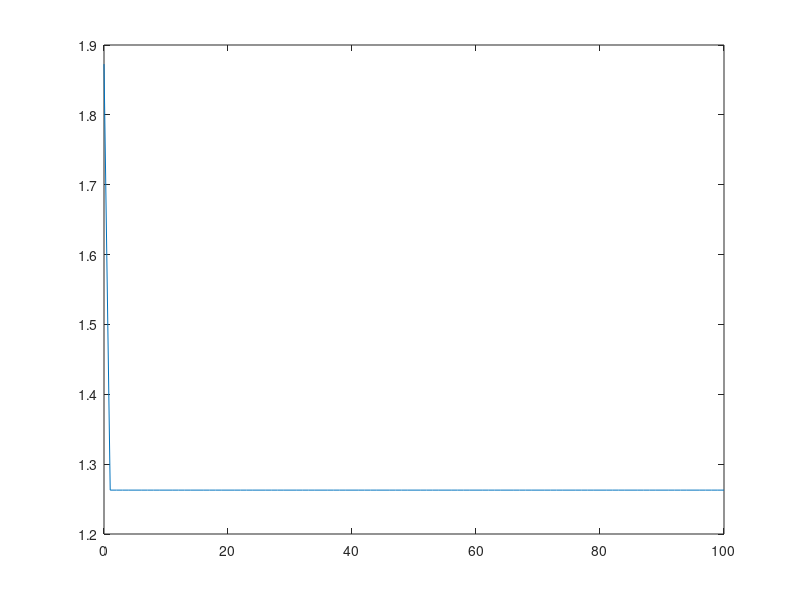

Write MATLAB code to recreate this figure.
clc;
clear;

x = load('./hw2x.dat');
y = load('./hw2y.dat');
x = [x ones(length(x), 1)];


Xtrain = x(1:floor(0.9 * length(x)), :);
Ytrain = y(1:floor(0.9 * length(y)));

Xtest = x(floor(0.9 * length(x))+1:end, :);
Ytest = y(floor(0.9 * length(y))+1:end);


for lambda = 0:1:100
    w = LinearRegression(Xtrain, Ytrain, lambda);
    predictedTest = Xtest*w;
    predictedTrain = Xtrain*w;
    rmseTest = rms(predictedTest - Ytest);
    rmseTrain = rms(predictedTrain - Ytrain);
    results(lambda+1, :) = [lambda rmseTrain rmseTest];
    weights(lambda+1, :) = w;
end

plot(results(:, 1), results(:, 2)); % Train error
plot(results(:, 1), results(:, 3)); % Test error
